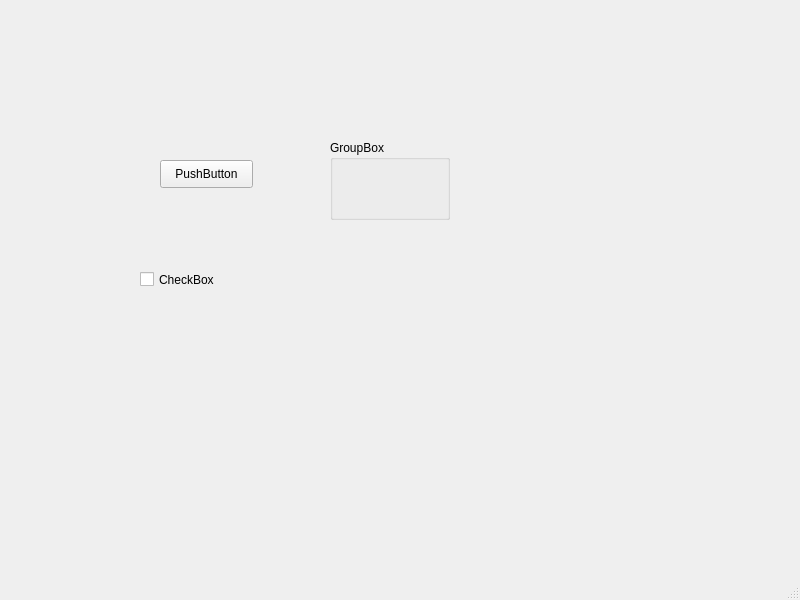
<?xml version="1.0" encoding="UTF-8"?>
<ui version="4.0">
 <class>MainWindow</class>
 <widget class="QMainWindow" name="MainWindow">
  <property name="geometry">
   <rect>
    <x>0</x>
    <y>0</y>
    <width>800</width>
    <height>600</height>
   </rect>
  </property>
  <property name="windowTitle">
   <string>MainWindow</string>
  </property>
  <widget class="QWidget" name="centralwidget">
   <widget class="QPushButton" name="pushButton">
    <property name="geometry">
     <rect>
      <x>160</x>
      <y>160</y>
      <width>93</width>
      <height>28</height>
     </rect>
    </property>
    <property name="text">
     <string>PushButton</string>
    </property>
   </widget>
   <widget class="QCheckBox" name="checkBox">
    <property name="geometry">
     <rect>
      <x>140</x>
      <y>270</y>
      <width>91</width>
      <height>19</height>
     </rect>
    </property>
    <property name="text">
     <string>CheckBox</string>
    </property>
   </widget>
   <widget class="QGroupBox" name="groupBox">
    <property name="geometry">
     <rect>
      <x>330</x>
      <y>140</y>
      <width>120</width>
      <height>80</height>
     </rect>
    </property>
    <property name="title">
     <string>GroupBox</string>
    </property>
   </widget>
  </widget>
  <widget class="QMenuBar" name="menubar">
   <property name="geometry">
    <rect>
     <x>0</x>
     <y>0</y>
     <width>800</width>
     <height>26</height>
    </rect>
   </property>
  </widget>
  <widget class="QStatusBar" name="statusbar"/>
 </widget>
 <resources/>
 <connections/>
</ui>
